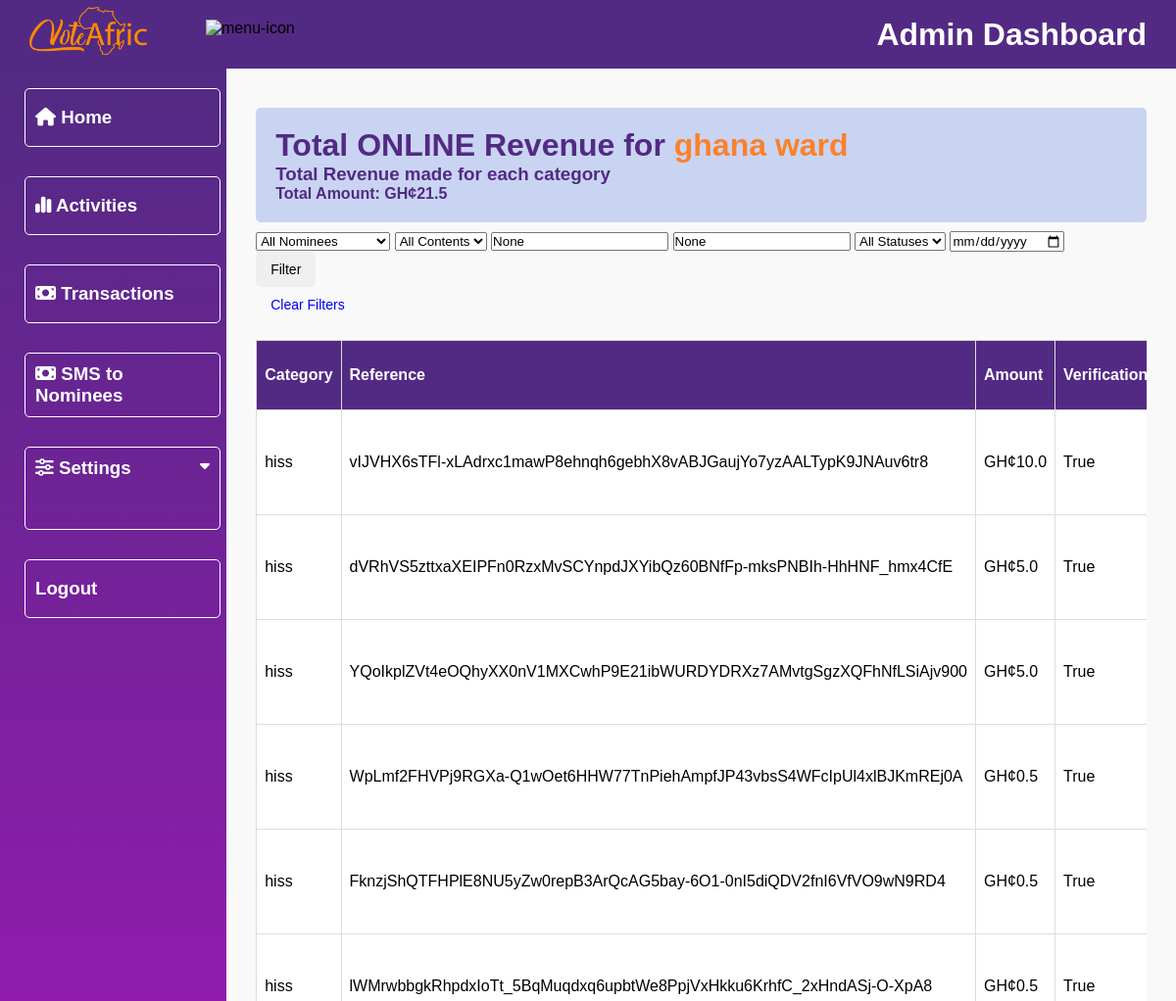
Before: /dashboard/online_transactions/9/ (upper part) with the older database file.
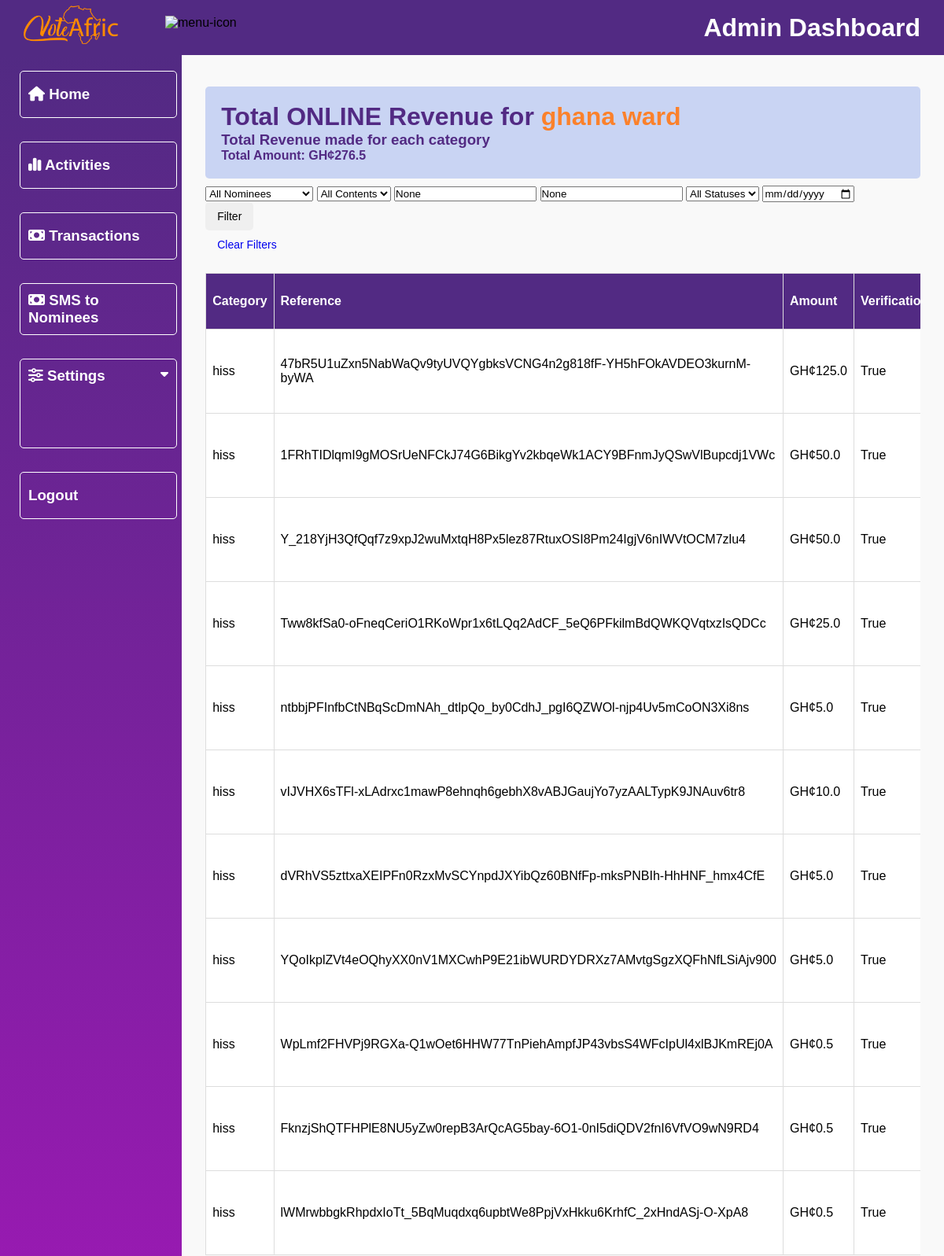
After: the same page with the newer database file.
### payment/models.py (models this page shows, shortened)
class Payment(models.Model):
    category = models.ForeignKey(Category, on_delete=models.CASCADE, null=True, blank=True)
    nominee = models.ForeignKey(Nominees, on_delete=models.CASCADE, null=True)
    content = models.ForeignKey(SubCategory, on_delete=models.CASCADE, null=True)
    phone = models.CharField(max_length=14, null=True)
    amount = models.PositiveBigIntegerField()
    total_amount = models.FloatField(null=True)
    vote = models.IntegerField(default=0)
    ref = models.CharField(max_length=200)
    transaction_id = models.CharField(max_length=50, unique=True, null=True, blank=True)  # New field
    verified = models.BooleanField(default=False)
    date_created = models.DateTimeField(auto_now_add=True)
    class Meta:
        ordering = ('-date_created',)

### vote/models.py (models this page shows, shortened)
class SubCategory(models.Model):
    category = models.ForeignKey(Category, on_delete=models.CASCADE)
    content = models.CharField(max_length=100)
    slug = models.SlugField(unique=True)
    date = models.DateTimeField(timezone.now)
    class Meta:
        verbose_name_plural = "sub categories"
        ordering = ('-date',)
    def __str__(self):
        return self.content

### dashboard/views.py (the view)
# urls.py: path('online_transactions/<int:category_id>/', views.online_transactions, name='online_transactions'),
def online_transactions(request, category_id):
    category = None
    payments = Payment.objects.all()
    nominee_id = request.GET.get('nominee')
    content_id = request.GET.get('content')
    phone = request.GET.get('phone')
    ref = request.GET.get('ref')
    verified = request.GET.get('verified')
    date_created = request.GET.get('date_created')
    if category_id:
        category = get_object_or_404(Category, id=category_id)
        payments = payments.filter(category=category, verified=True)
    if nominee_id:
        payments = payments.filter(nominee_id=nominee_id)
    if content_id:
        payments = payments.filter(content_id=content_id)
    if phone:
        payments = payments.filter(phone__icontains=phone)
    if ref:
        payments = payments.filter(ref__icontains=ref)
    if verified:
        verified_bool = verified.lower() == 'true'
        payments = payments.filter(verified=verified_bool)
    if date_created:
        payments = payments.filter(date_created__date=date_created)
    total_amount = payments.aggregate(Total=Sum('total_amount')).get('Total', 0)
    context = {
        'payments': payments,
        'category': category,
        'total_amount': total_amount,
        'filter_params': {  # Pass filter values back to template
            'nominee': nominee_id,
            'content': content_id,
            'phone': phone,
            'ref': ref,
            'verified': verified,
            'date_created': date_created,
        },
        'nominees': Nominees.objects.all(),  # For nominee dropdown
        'contents': SubCategory.objects.all(),  # For content dropdown
        'title': 'Online transactions'
    }
    return render(request, 'dashboard/online_transactions.html', context)

### dashboard/templates/dashboard/online_transactions.html (shortened to what this page needs)
{% extends 'dashboard/base.html' %}
{% load static %}
{% block content %}
<div class="main">
    <div class="transation-details-container">
        <div class="heading">
            {% if category %}
            <h1>Total ONLINE Revenue for <span>{{ category.award }} </span></h1>
            <h3>Total Revenue made for each category</h3>
            <h4>Total Amount: GH¢{{ total_amount }}</h4>
            {% endif %}
        </div>
        <form method="get" class="filter-form">
            <div class="filter-row">
                <select name="nominee">
                    <option value="">All Nominees</option>
                </select>
                <select name="content">
                    <option value="">All Contents</option>
                </select>
                <input type="text" name="phone" placeholder="Phone number" value="{{ filter_params.phone }}">
                <input type="text" name="ref" placeholder="Reference" value="{{ filter_params.ref }}">
                <select name="verified">
                    <option value="">All Statuses</option>
                </select>
                <input type="date" name="date_created" value="{{ filter_params.date_created }}">
                <button type="submit" class="btn btn-primary">Filter</button>
                <a href="?" class="btn btn-secondary">Clear Filters</a>
            </div>
        </form>
        <br>
        <div class="table-responsive">
            <table class="revenue-table">
                <thead>
                    <tr>
                        <th>Category</th>
                        <th>Reference</th>
                        <th>Amount</th>
                        <th>Verification</th>
                    </tr>
                </thead>
                {% for p in payments %}
                <tbody>
                    <tr>
                        <td>{{ p.content }}</td>
                        <td>{{ p.ref }}</td>
                        <td>GH¢{{ p.total_amount }}</td>
                        <td>{{ p.verified }}</td>
                    </tr>
                </tbody>
                {% endfor %}
            </table>
        </div>
    </div>
</div>
</div>
{% endblock %}

Changed rows visible on the page:
added Payment: content "hiss", ref "47bR5U1uZxn5NabWaQv9tyUVQYgbksVCNG4n2g818fF-YH5hFOkAVDEO3kurnM-byWA", total_amount "125.0", verified "True"
added Payment: content "hiss", ref "1FRhTIDlqmI9gMOSrUeNFCkJ74G6BikgYv2kbqeWk1ACY9BFnmJyQSwVlBupcdj1VWc", total_amount "50.0", verified "True"
added Payment: content "hiss", ref "Y_218YjH3QfQqf7z9xpJ2wuMxtqH8Px5lez87RtuxOSI8Pm24IgjV6nIWVtOCM7zlu4", total_amount "50.0", verified "True"
added Payment: content "hiss", ref "Tww8kfSa0-oFneqCeriO1RKoWpr1x6tLQq2AdCF_5eQ6PFkilmBdQWKQVqtxzIsQDCc", total_amount "25.0", verified "True"
added Payment: content "hiss", ref "ntbbjPFInfbCtNBqScDmNAh_dtlpQo_by0CdhJ_pgI6QZWOl-njp4Uv5mCoON3Xi8ns", total_amount "5.0", verified "True"
Other visible differences:
{{ total_amount }}: "21.5" → "276.5"
